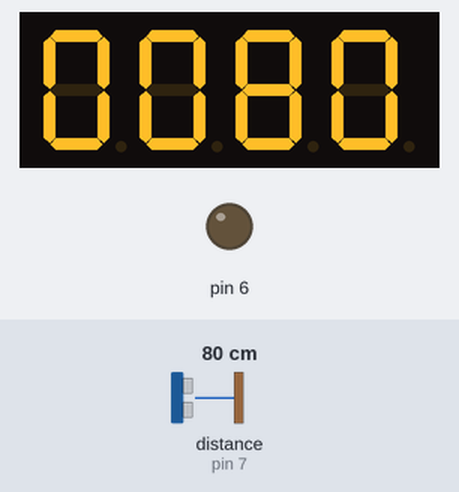
This sketch was run on a simulated Arduino Uno, built with avr-gcc and run on an emulated ATmega328P. Parts: 4-digit seven-segment display, output pins drawn as LEDs (lit = HIGH). Dashed ring = blinking. The inputs (shaded band) are chosen by the test bench; at power-on: distance to the obstacle (sensor on pin 7) 80 cm.

Above: at 1.2 s.
1.3 s: distance to the obstacle (sensor on pin 7) set to 54 cm
At 1.8 s:
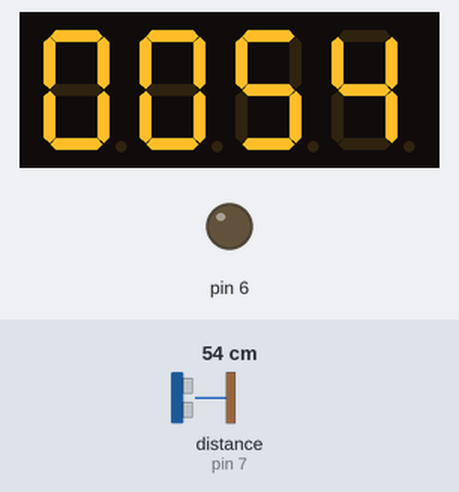
2.8 s: distance to the obstacle (sensor on pin 7) set to 47 cm
At 3.3 s:
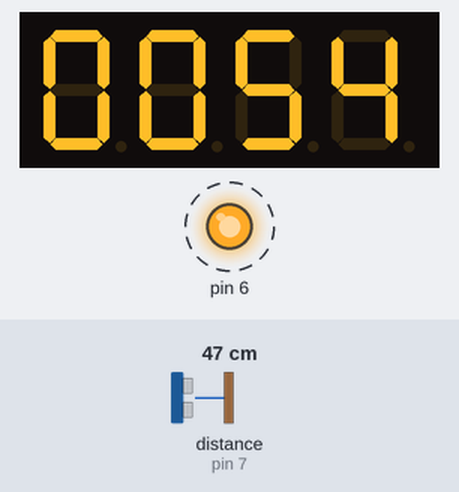
5.8 s: distance to the obstacle (sensor on pin 7) set to 2 cm
At 7.4 s:
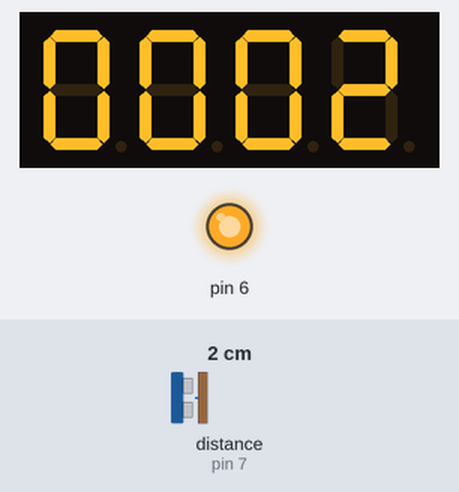
Timing chart, 0 to 8.9 s (numbered marks = the images above; inputs shaded):
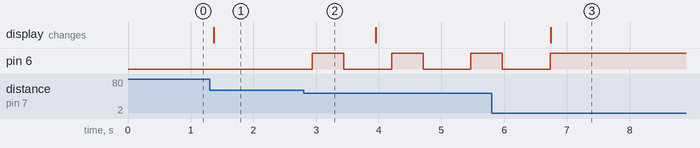

Measured:
- the behaviour switches between 51 and 50 cm on distance to the obstacle (sensor on pin 7) (found by bisection; images 1 and 2)
- after the input at 1.3 s, the display: changes after 0.07 s (image 1)
- after the input at 2.8 s, pin 6: alternates HIGH for 0.50 s and LOW for 0.76 s, starting after 0.14 s
- after the input at 5.8 s, pin 6: goes on until 6.7 s, then stays HIGH; the display: changes after 0.94 s (image 3)

The sketch:

Arduino_Ultra_Sonic.ino
```cpp
#include "Ultrasonic.h"
#include "TM1637.h"
#define ON 1
#define OFF 0

int8_t DisDisp[] = {0x00, 0x00, 0x00, 0x00};

#define CLK 2//pins definitions for TM1637 and can be changed to other ports
#define DIO 3
TM1637 tm1637(CLK, DIO);

Ultrasonic ultrasonic(7);

void setup()
{
  //4-Digit setup
    tm1637.set();
    tm1637.init();
  //Ultra son
    Serial.begin(9600);

    DisDisp[0] = 0;
    DisDisp[1] = 2;
    DisDisp[2] = 3;
    DisDisp[3] = 4;
    tm1637.display(DisDisp);
    pinMode(6, OUTPUT);

}

void loop()

{
    long RangeInCentimeters;

    RangeInCentimeters = ultrasonic.MeasureInCentimeters(); // two measurements should keep an interval

    if(RangeInCentimeters > 10  && RangeInCentimeters <= 50){
      digitalWrite(6, HIGH);
      delay(500);
      digitalWrite(6, LOW);
      delay(500);
    }
    if(RangeInCentimeters <= 10){
      digitalWrite(6, HIGH);
    }

    //DisDisp[0] = 1;
    DisDisp[1] = RangeInCentimeters /100;
    DisDisp[2] = (RangeInCentimeters %100)/10;
    DisDisp[3] = RangeInCentimeters %100%10;
    tm1637.display(DisDisp);

    delay(250);

}
```
